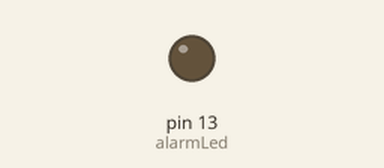
A program run on a simulated Arduino Uno, built with avr-gcc and run on an emulated ATmega328P. On the bench: output pins drawn as LEDs (lit = HIGH).

Above: at 0.05 s.
Timing chart, 0 to 3.0 s (numbered marks = the images above):
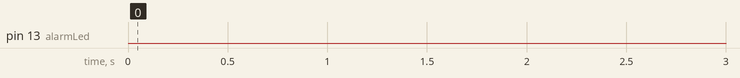

The program:

main.cpp
```cpp
// (licence header left out)
#include <Arduino.h>
#include "functions.h"

#define alarmLed 13 // The pin connected to the LED
unsigned long lastComTime = 0;

void setup()
{
  Serial.begin(9600);
  pinMode(alarmLed, OUTPUT);
}

void loop()
{
  // Check for incoming serial data
  if (Serial.available() > 0)
  {
    char receivedChar = Serial.read(); // Read the incoming character
    // Check if the received character is 'T'
    if (receivedChar == 'T' || receivedChar == 't')
    {
      lastComTime = millis(); // Update the timestamp for communication
    }
  }
  checkComStatus(alarmLed, lastComTime); // Check communication status
}
```

functions.cpp
```cpp
// (licence header left out)
#include "functions.h"

/**
 * @brief Check communication status within a specified time interval.
 *
 * This function checks if it has been called at least once within the specified timer interval.
 *
 * @param pin The pin associated with the communication status check.
 * @param lastResetTime The time when the communication status was last reset.
 * @param timer The time interval in milliseconds within which the function should be called.
 */
void checkComStatus(const uint8_t pin, unsigned long lastResetTime, unsigned long timer)
{
    unsigned long currentMillis = millis();
    // Calculate the time elapsed since the last call
    unsigned long elapsedTime = currentMillis - lastResetTime;
    // Check if the elapsed time exceeds the specified timer
    if (elapsedTime >= timer)
    {
        // Communication is bad
        setComAlarm(pin);
    }
    else
    {
        digitalWrite(pin, LOW);
    }
}

/**
 * @brief Set up an alarm LED to blink at a specified interval.
 *
 * This function controls an LED connected to the specified pin, making it blink at the given interval.
 *
 * @param pin The pin connected to the alarm LED.
 * @param blinkInterval The time interval in milliseconds between LED state changes (blinking).
 */
void setComAlarm(const uint8_t pin, unsigned long blinkInterval)
{
    static unsigned long previousMillis = 0; // Static to preserve state between function calls
    unsigned long currentMillis = millis();  // Get the current time
    // Check if it's time to toggle the LED while handling rollover
    if (currentMillis - previousMillis >= blinkInterval)
    {
        // Save the last time the LED was updated
        previousMillis = currentMillis;

        // Toggle the LED state
        if (digitalRead(pin) == LOW)
        {
            digitalWrite(pin, HIGH); // Turn the LED on
        }
        else
        {
            digitalWrite(pin, LOW); // Turn the LED off
        }
    }
}
```

functions.h
```cpp
// (licence header left out)
#ifndef FUNCTIONS_H
#define FUNCTIONS_H

#include <Arduino.h>

/**
 * @brief Check communication status within a specified time interval.
 *
 * This function checks if it has been called at least once within the specified timer interval.
 *
 * @param pin The pin associated with the communication status check.
 * @param lastResetTime The time when the communication status was last reset.
 * @param timer The time interval in milliseconds within which the function should be called.
 */
void checkComStatus(const uint8_t pin, unsigned long lastResetTime, unsigned long timer = 10000);

/**
 * @brief Set up an alarm LED to blink at a specified interval.
 *
 * This function controls an LED connected to the specified pin, making it blink at the given interval.
 *
 * @param pin The pin connected to the alarm LED.
 * @param blinkInterval The time interval in milliseconds between LED state changes (blinking).
 */
void setComAlarm(const uint8_t pin, unsigned long blinkInterval = 500);

#endif
```

Measured:
- by itself, pin 13 (alarmLed): LOW → HIGH at 10.0 s, → LOW 0.50 s later, → HIGH 0.50 s later, → LOW 0.50 s later, … (240 changes in this stretch)
